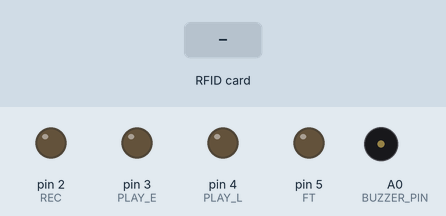
Simulated run of this sketch. Board: Arduino Uno, built with avr-gcc and run on an emulated ATmega328P. On the bench: output pins drawn as LEDs (lit = HIGH), buzzer (waves = sounding, pin HIGH). The inputs (shaded band) are chosen by the test bench. Pins used as bus, display or sensor lines are not drawn; what the sketch prints to the serial monitor is not drawn.

Above: at 1.2 s.
1.3 s: RFID card 5E 7A 19 C4 held to the reader
Timing chart, 0 to 4.3 s (numbered marks = the images above; inputs shaded):
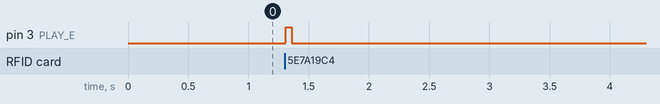

The sketch:

RFID_VR.ino
```cpp
#include <SPI.h>            // Include the SPI library for communication with the MFRC522 RFID module.
#include <MFRC522.h>        // Include the MFRC522 library to work with the RFID reader.

#define SS_PIN 10           // Define the Slave Select pin for the RFID module (used for SPI communication).
#define RST_PIN 9           // Define the Reset pin for the MFRC522 RFID module.
MFRC522 mfrc522(SS_PIN, RST_PIN);  // Create an instance of the MFRC522 class with the defined SS and RST pins.

#define BUZZER_PIN A0       // Define the pin for the buzzer (used for feedback on access).
#define REC 2               // Define the pin for recording (connected to the ISD1820 voice recorder).
#define PLAY_E 3            // Define the pin for edge-triggered playback (connected to ISD1820).
#define PLAY_L 4            // Define the pin for looped playback (connected to ISD1820).
#define FT 5                // Define the pin for feed-through (disables microphone recording during playback).

#define playTime 5000       // Define the playback duration (5 seconds).
#define recordTime 3000     // Define the recording duration (3 seconds).
#define playLTime 900       // Define the loop playback duration (0.9 seconds).

void setup()
{
  pinMode(BUZZER_PIN, OUTPUT);  // Set the buzzer pin as output to control the buzzer.
  pinMode(REC, OUTPUT);         // Set the REC pin as output for controlling the ISD1820 recording function.
  pinMode(PLAY_L, OUTPUT);      // Set the PLAY_L pin as output for controlling looped playback on ISD1820.
  pinMode(PLAY_E, OUTPUT);      // Set the PLAY_E pin as output for controlling edge-triggered playback.
  pinMode(FT, OUTPUT);          // Set the FT pin as output for controlling the feed-through function (disables mic recording).

  Serial.begin(9600);           // Start serial communication at 9600 baud rate to communicate with the serial monitor.
  SPI.begin();                  // Initialize SPI communication for the MFRC522 module.
  mfrc522.PCD_Init();           // Initialize the MFRC522 module (starts RFID reader).

  Serial.println("Approximate your card to the reader...");  // Display a message to indicate that the reader is ready.
  Serial.println();  // Print a blank line for readability.
}

void loop()
{
  if (!mfrc522.PICC_IsNewCardPresent()) {  // Check if a new RFID card is present.
    return;  // If no card is detected, exit the loop and wait for the next card.
  }

  if (!mfrc522.PICC_ReadCardSerial()) {  // Try to read the card's serial number.
    return;  // If the card serial number is not read successfully, exit the loop and wait for the next card.
  }

  Serial.print("UID tag :");  // Print the "UID tag" message to indicate the UID of the detected RFID card will be printed.
  String content = "";  // Create an empty string to hold the card's UID.

  // Loop through the UID bytes of the card and convert them to a hexadecimal string for display.
  for (byte i = 0; i < mfrc522.uid.size; i++) {
    content.concat(String(mfrc522.uid.uidByte[i] < 0x10 ? " 0" : " "));  // Add leading zeros to the UID bytes for formatting.
    content.concat(String(mfrc522.uid.uidByte[i], HEX));  // Convert each byte to hexadecimal and append it to the content string.
  }

  content.toUpperCase();  // Convert the content string to uppercase (for uniformity).
  Serial.println(content);  // Print the final UID to the serial monitor.

  if (content.substring(1) == "  ") {  // Check if the detected UID matches the authorized UID.
    Serial.println("Authorized access");  // Print a message indicating authorized access.
    Serial.println();  // Print a blank line for readability.

    // Blink the buzzer to indicate successful access (authorized user).
    digitalWrite(BUZZER_PIN, HIGH);  // Turn the buzzer ON.
    delay(200);  // Wait for 200 milliseconds.
    digitalWrite(BUZZER_PIN, LOW);   // Turn the buzzer OFF.
    delay(200);  // Wait for 200 milliseconds.
    digitalWrite(BUZZER_PIN, HIGH);  // Turn the buzzer ON again.
    delay(200);  // Wait for 200 milliseconds.
    digitalWrite(BUZZER_PIN, LOW);   // Turn the buzzer OFF.
    delay(200);  // Wait for 200 milliseconds.
    digitalWrite(BUZZER_PIN, HIGH);  // Turn the buzzer ON again.
    delay(200);  // Wait for 200 milliseconds.
    digitalWrite(BUZZER_PIN, LOW);   // Turn the buzzer OFF.
    delay(200);  // Wait for 200 milliseconds.
    digitalWrite(BUZZER_PIN, HIGH);  // Turn the buzzer ON one more time.
    delay(200);  // Wait for 200 milliseconds.
    digitalWrite(BUZZER_PIN, LOW);   // Turn the buzzer OFF.
    delay(1000);  // Wait for 1 second before the next action.
  }
  else {  // If the detected UID does not match the authorized UID (i.e., unauthorized access).
    Serial.println("Access Denied");  // Print a message indicating denied access.
    Serial.println();  // Print a blank line for readability.

    // Play a "Denied" voice message using edge-triggered playback on the ISD1820.
    digitalWrite(PLAY_E, HIGH);  // Start the playback.
    delay(50);  // Wait for 50 milliseconds to allow playback to start.
    digitalWrite(PLAY_E, LOW);   // Stop the playback.
    delay(playTime);  // Wait for the duration of the "Denied" message playback.
  }
}
```

Measured:
- after the input at 1.3 s, pin 3 (PLAY_E): LOW → HIGH at once, → LOW 0.05 s later
